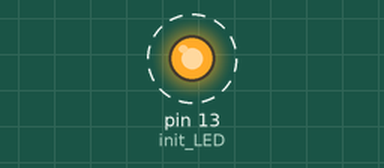
A sketch run on a simulated Arduino Uno, built with avr-gcc and run on an emulated ATmega328P. Parts: output pins drawn as LEDs (lit = HIGH). Dashed ring = blinking.

Above: at 0.12 s.
Timing chart, 0 to 3.0 s (numbered marks = the images above):
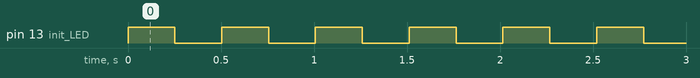

The sketch:

Timer_CTCMode.ino
```cpp
#include <avr/io.h>
#include <avr/interrupt.h>

/*
TASK: Blink LED1 at a rate of 4Hz using the CTC mode of Timer0
Calculation:
16MHz --> 62,5e-9s = 62,5 nanoseconds per Takt
Prescaler = 256 --> 62,5*256 = 16 microseconds per count
Requested Frequency = 4Hz --> Time period = 0,25s
0,25s/16microseconds = 15625 counts needed
Timer0 --> 8 Bit timer --> Maximal value is 256 --> So 15625 needs to be factorized in whole numbers smaller than 256
--> 62500 = 125*125
  - in CTC Mode (WGM01 Bit in TCCR0A activated) initialize timer counter TCNT0 value to 0 and count until OCR0A
value instead of default TOP Value (0xFF = 256) --> i.e. OCR0A counts.
  - At Compare Match, activate interrupt (OCIE0A in TIMSK0 and OCF0A in TIFR0 Bits activated)
  - Within interrupt, intialize a second 'counter' to 0 and increment it by 1.
  - if counter == 125 --> then reinitialize counter
  - within interrupt, reinitialize TCNT0 to 0, so that we ensure TCNT counts 125 times, and 'counter' also
  counts 125 times. Together, we get 125*125 = 15625
*/

void init_LED() {
  DDRB |= (1<<PB5);               //Set Bit5 to Output
  PORTB |= (1<<PB5);              //Set PB5 to High --> Turn off LED1
}

void init_Timer0() {
  TCCR0A = 0b00000010;        // CTC mode --> TCNT0 counts until OCR0A and not 0xFF (Default Top in normal mode)
  TCCR0B = 0b00000100;        // Prescaler 256
  TCNT0 = 0;                  // Initialize at 0 --> redundant, not needed?
  OCR0A = 125;                // TCNT0 should count until 125 (to realise 4 Hz --> Time period = 0.25s)
  TIMSK0 |= 0b00000010;       // Interrupt at Compare Match --> OCIE0A activated
  TIFR0 |= 0b00000010;        // OCF0A activated
}

int main() {
  init_LED();
  init_Timer0();
  sei();
  while(1) {

  }
  return 0;
}


ISR(TIMER0_COMPA_vect){         // Timer Interrupt Compare Match Vector
  static int counter = 0;
  counter = counter + 1;
  if(counter == 125) {
    PORTB ^=  (1<<PB5);         // Toggle LED
    counter = 0;
  }
  TCNT0 = 0;                  // Redundant?
}
```

Measured:
- by itself, pin 13 (init_LED): alternates HIGH for 0.25 s and LOW for 0.25 s
